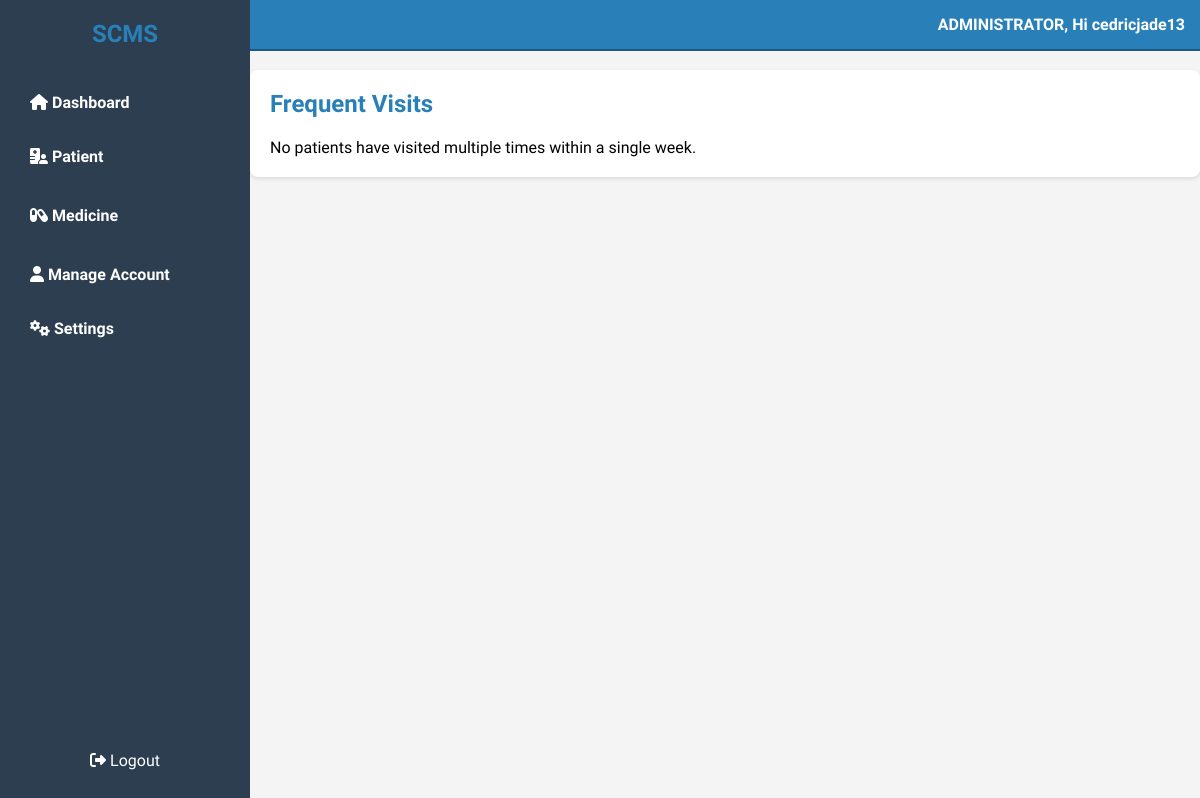
/admin/frequent_visits.php (signed in), run on an earlier commit of the app's database.
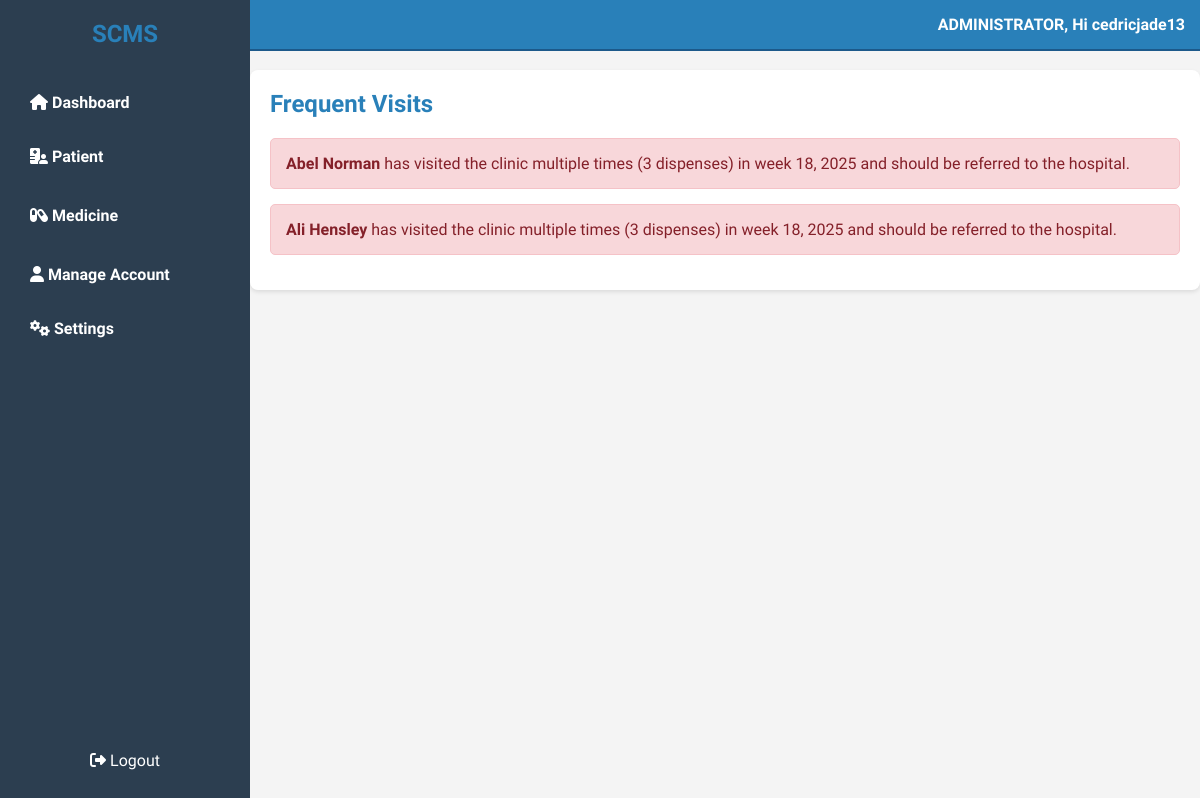
And on a later commit of the database.
### tables this page shows
CREATE TABLE `patients` (
  `id` int(20) NOT NULL,
  `full_name` varchar(100) NOT NULL,
  `dob` date NOT NULL,
  `gender` enum('Male','Female','Other') NOT NULL,
  `contact_number` varchar(15) NOT NULL,
  `email` varchar(100) NOT NULL,
  `address` text NOT NULL,
  `blood_type` varchar(10) NOT NULL,
  `allergies` varchar(100) NOT NULL,
  `conditions` varchar(100) NOT NULL,
  `surgeries` varchar(100) NOT NULL,
  `medications` varchar(100) NOT NULL,
  `family_history` varchar(100) NOT NULL,
  `assigned_doctor` varchar(100) NOT NULL,
  `reason_for_visit` text NOT NULL,
  `emergency_contact_name` varchar(100) NOT NULL,
  `relationship` varchar(100) NOT NULL,
  `emergency_contact_number` varchar(15) NOT NULL,
  `created_at` timestamp NOT NULL DEFAULT current_timestamp() ON UPDATE current_timestamp(),
  `course` enum('BSIT','BSCRIM','BSBA','BSED','BEED','BSTM','BSHM') NOT NULL,
  `year_level` enum('1','2','3','4') NOT NULL,
  `section` enum('A','B','C','D','E','F','G') NOT NULL,
  `semester` enum('1st','2nd') NOT NULL,
  `academic_year` varchar(9) NOT NULL
);

### admin/frequent_visits.php (the view, shortened to what this page needs)
<?php
include('../database/config.php');
if (isset($_SESSION['username'])) {
    $username = $_SESSION['username'];
} else {
    header("Location: login.php");
    exit();
}
$frequentDispenses = [];
$sql = "
    SELECT p.id, p.full_name, YEAR(md.dispense_date) AS visit_year, WEEK(md.dispense_date) AS visit_week, COUNT(*) AS dispense_count
    FROM medicine_dispenses md
    JOIN patients p ON md.patient_id = p.id
    GROUP BY p.id, visit_year, visit_week
    HAVING dispense_count >= 3
    ORDER BY visit_year DESC, visit_week DESC, p.full_name
";
$result = $conn->query($sql);
if ($result && $result->num_rows > 0) {
    while ($row = $result->fetch_assoc()) {
        $frequentDispenses[] = $row;
    }
}
?>
<!DOCTYPE html>
<html lang="en">
<head>
<link rel="stylesheet" href="styles.css">
<link rel="stylesheet" href="https://cdnjs.cloudflare.com/ajax/libs/font-awesome/6.7.2/css/all.min.css" />
</head>
<body>
<div class="container">
    <aside class="sidebar">
        <h2>SCMS</h2>
        <ul class="menu">
            <li><span class="toggle dashboard"><i class="fa-solid fa-house"></i> Dashboard</span></li>
            <li>
                <span class="toggle"><i class="fa-solid fa-hospital-user"></i> Patient</span>
            </li>
            <li>
                <span class="toggle"><i class="fa-solid fa-capsules"></i> Medicine</span>
            </li>
            <li><a href="create_account.php"><i class="fa-solid fa-user"></i> Manage Account</a></li>
            <li><a href="#settings"><i class="fa-solid fa-gears"></i> Settings</a></li>
        </ul>
        <a href="login.php" class="logout"><i class="fa-solid fa-right-from-bracket"></i> Logout</a>
    </aside>
    <header class="header">
        <div class="admin-info">ADMINISTRATOR, Hi <?php echo htmlspecialchars($username); ?></div>
    </header>
    <main class="main-content">
        <h2>Frequent Visits</h2>
        <?php if (count($frequentDispenses) > 0): ?>
            <?php foreach ($frequentDispenses as $patient): ?>
                <div class="message">
                    <strong><?php echo htmlspecialchars($patient['full_name']); ?></strong> has visited the clinic multiple times (<?php echo htmlspecialchars($patient['dispense_count']); ?> dispenses)
                    in week <?php echo htmlspecialchars($patient['visit_week']); ?>, <?php echo htmlspecialchars($patient['visit_year']); ?> and should be referred to the hospital.
                </div>
            <?php endforeach; ?>
        <?php else: ?>
            <p>No patients have visited multiple times within a single week.</p>
        <?php endif; ?>
    </main>
</div>
</body>
</html>

What changed in the data, as far as the page shows it:
added patients: full_name "Abel Norman", dispense_count "3", visit_week "18", visit_year "2025"
added patients: full_name "Ali Hensley", dispense_count "3", visit_week "18", visit_year "2025"
Also different on the page:
text no longer shown: "No patients have visited multiple times within a single week."
